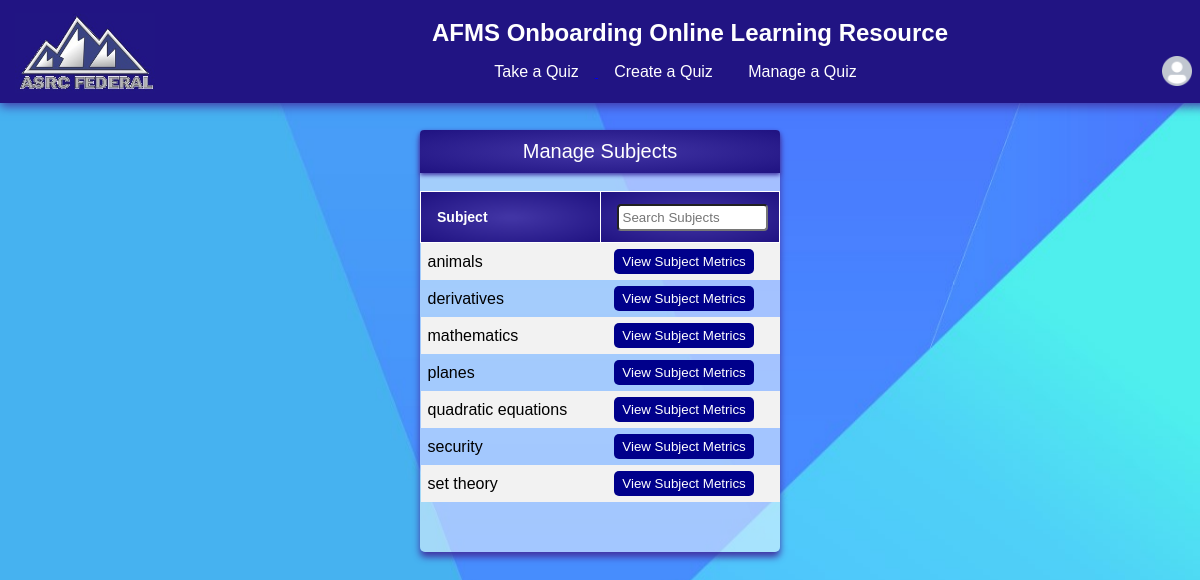
/metrics/metricsBySubject.php, run on the app's committed database.
### tables this page shows
CREATE TABLE `subject` (
  `subject_id` int(11) NOT NULL AUTO_INCREMENT,
  `name` varchar(45) NOT NULL,
  PRIMARY KEY (`subject_id`),
  UNIQUE KEY `subject_id_UNIQUE` (`subject_id`),
  UNIQUE KEY `name_UNIQUE` (`name`)
);

### metrics/metricsBySubject.php (the view, shortened to what this page needs)
<?php
include '../homepage/navBar.php';
?>
<html>
  <head>
    <link rel="stylesheet" type="text/css" href="/css/style.css">
  </head>
  <body>
    <div class="container" id="uploadFileBox">
      <h1 id="quizInfoHeader">Manage Subjects</h1><br>
    <table class="displayTable" id="subjectTable">
	<tbody>
        <tr id="headerRow">
          <th style="width:50%">Subject</th>
          <th>
            <input type="text" id="searchBox" onkeyup="myFunction()" placeholder="Search Subjects">
          </th>
	</tr>
                <?php
                $dbh = connectAdmin();
                $querystring = " call Asrcoo.list_subjects(); ";
                $sth = $dbh->prepare($querystring);
                $sth->execute();
                $tablestring= " ";
                foreach($sth->fetchAll() as $row){
                        $tablestring .= "<tr>\n";
                        $tablestring .= "<td>" . $row['name'] ."</td>\n";
                        $tablestring .= " <td>";
                        $tablestring .= " <form class='manageButton' action='http://18.234.251.167/metrics/subjectMetrics.php' method='get' name='view_subject_metrics'> ";
                        $tablestring .= " <input id='metricsButton' class='button' style='width:140px;' type='submit' value='View Subject Metrics'/> ";
                        $tablestring .= " <input type='hidden' id='inspected_subject_id' name='inspected_subject_id' value='" . $row['subject_id']  .   "'/>";
			$tablestring .= " <input type='hidden' id='inspected_subject_name' name='inspected_subject_name' value='" . $row['name']  .   "'/>";
			$tablestring .= " </form>";
                        $tablestring .= " </td>";
                        $tablestring .= " </tr>\n";
                }
                echo $tablestring;
                ?>
     </tbody>
      </table>
    </div>
  </body>
</html>

### css/style.css (style rules this page uses)
html, body { height:100%; margin: 0; padding: 50px 0 0 0; background-image: url("/src/homepage_background_image.jpg"); background-size:100% 100%; background-repeat:no-repeat; background-attachment: fixed; }
.container { background: rgba(255,255,255,0.5); width: 90%; border-radius: 5px; margin: 0 auto 0 auto; padding: 0px 0px 50px 0px; box-shadow: 0px 5px 7px #4134A4; border: #7ad7f0 4px solid; margin-top: 30px; font-family: sans-serif; }
.container#uploadFileBox { width:30%; border: 0px solid; }
.displayTable { width: 100%; border-collapse: collapse; }
td { padding-left: 7px; }
th { font-size: 14px; background-image: radial-gradient(#4134A4 5%,#211483 95%); text-align: left; color: white; border-style: solid; border-color: white; border-width: 1px; height: 50px; font-family: sans-serif; padding: 0px 16px 0px 16px; }
input[type=text]#searchBox { width: 95%; border-radius: 4px; padding: 4px; }
tr:nth-child(even) { background-color: #f2f2f2; }
.button { color: white; background-color: darkblue; border-color: white; border: white; border-radius: 5px; font-family: sans-serif; margin: 5px 0px 5px 0px; padding: 5px 0px 5px 0px; text-align: center; width: 75px; }
.manageButton { display: inline-block; margin-left: 7px; }
#quizInfoHeader { font-family: sans-serif; font-weight: 300; color: white; margin: 0px; padding: 10px; font-size: 20px; background-image: radial-gradient(#4134A4 5%, #211483 95%); text-align: center; box-shadow: 0px 2px 4px #4134A4; border-radius: 4px 4px 0px 0px; }

### data on the page
subject: name "animals"
subject: name "derivatives"
subject: name "mathematics"
subject: name "planes"
subject: name "quadratic equations"
subject: name "security"
subject: name "set theory"
